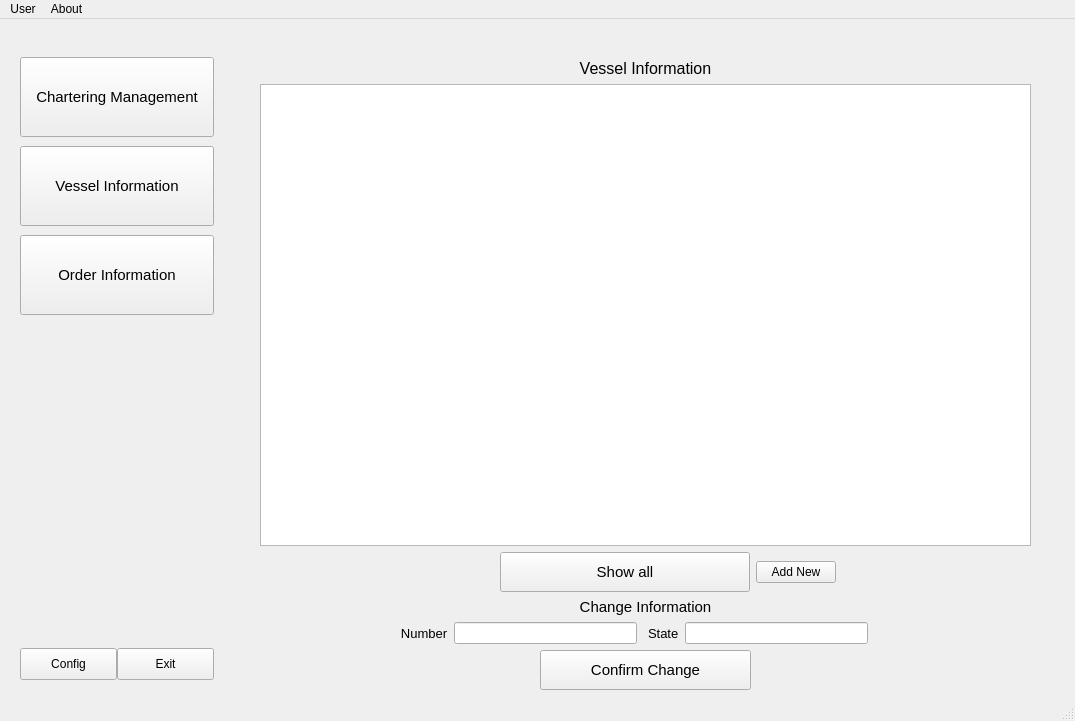
<?xml version="1.0" encoding="UTF-8"?>
<ui version="4.0">
 <class>MainWindow</class>
 <widget class="QMainWindow" name="MainWindow">
  <property name="geometry">
   <rect>
    <x>0</x>
    <y>0</y>
    <width>1075</width>
    <height>721</height>
   </rect>
  </property>
  <property name="windowTitle">
   <string>MainWindow</string>
  </property>
  <widget class="QWidget" name="centralwidget">
   <widget class="QStackedWidget" name="stackedWidget">
    <property name="geometry">
     <rect>
      <x>230</x>
      <y>20</y>
      <width>841</width>
      <height>651</height>
     </rect>
    </property>
    <property name="currentIndex">
     <number>1</number>
    </property>
    <widget class="QWidget" name="page">
     <widget class="QWidget" name="verticalLayoutWidget_2">
      <property name="geometry">
       <rect>
        <x>0</x>
        <y>0</y>
        <width>841</width>
        <height>651</height>
       </rect>
      </property>
      <layout class="QVBoxLayout" name="verticalLayout_2">
       <item>
        <widget class="QLabel" name="label">
         <property name="font">
          <font>
           <pointsize>12</pointsize>
          </font>
         </property>
         <property name="text">
          <string>Available vessels</string>
         </property>
         <property name="alignment">
          <set>Qt::AlignCenter</set>
         </property>
        </widget>
       </item>
       <item>
        <widget class="QScrollArea" name="scrollArea">
         <property name="styleSheet">
          <string notr="true">margin-left:20px;margin-right:20px;</string>
         </property>
         <property name="widgetResizable">
          <bool>true</bool>
         </property>
         <widget class="QWidget" name="scrollAreaWidgetContents">
          <property name="geometry">
           <rect>
            <x>0</x>
            <y>0</y>
            <width>797</width>
            <height>472</height>
           </rect>
          </property>
         </widget>
        </widget>
       </item>
       <item>
        <widget class="QLabel" name="rent_return_label">
         <property name="font">
          <font>
           <pointsize>12</pointsize>
          </font>
         </property>
         <property name="text">
          <string>    Rent/Return</string>
         </property>
         <property name="alignment">
          <set>Qt::AlignCenter</set>
         </property>
        </widget>
       </item>
       <item>
        <layout class="QHBoxLayout" name="horizontalLayout_2">
         <item>
          <spacer name="horizontalSpacer">
           <property name="orientation">
            <enum>Qt::Horizontal</enum>
           </property>
           <property name="sizeHint" stdset="0">
            <size>
             <width>40</width>
             <height>20</height>
            </size>
           </property>
          </spacer>
         </item>
         <item>
          <widget class="QLabel" name="number_label">
           <property name="font">
            <font>
             <pointsize>10</pointsize>
             <weight>75</weight>
             <bold>true</bold>
            </font>
           </property>
           <property name="styleSheet">
            <string notr="true">margin-left:4px;</string>
           </property>
           <property name="text">
            <string>Number</string>
           </property>
          </widget>
         </item>
         <item>
          <widget class="QLineEdit" name="lineEdit">
           <property name="styleSheet">
            <string notr="true">margin-right:4px;</string>
           </property>
          </widget>
         </item>
         <item>
          <spacer name="horizontalSpacer_2">
           <property name="orientation">
            <enum>Qt::Horizontal</enum>
           </property>
           <property name="sizeHint" stdset="0">
            <size>
             <width>40</width>
             <height>20</height>
            </size>
           </property>
          </spacer>
         </item>
        </layout>
       </item>
       <item>
        <layout class="QHBoxLayout" name="horizontalLayout_3">
         <property name="spacing">
          <number>0</number>
         </property>
         <item>
          <spacer name="horizontalSpacer_3">
           <property name="orientation">
            <enum>Qt::Horizontal</enum>
           </property>
           <property name="sizeHint" stdset="0">
            <size>
             <width>40</width>
             <height>20</height>
            </size>
           </property>
          </spacer>
         </item>
         <item>
          <widget class="QPushButton" name="rent_btn">
           <property name="sizePolicy">
            <sizepolicy hsizetype="Fixed" vsizetype="Preferred">
             <horstretch>0</horstretch>
             <verstretch>0</verstretch>
            </sizepolicy>
           </property>
           <property name="minimumSize">
            <size>
             <width>80</width>
             <height>40</height>
            </size>
           </property>
           <property name="font">
            <font>
             <pointsize>10</pointsize>
            </font>
           </property>
           <property name="styleSheet">
            <string notr="true">margin-top:4px;margin-bottom:4px;</string>
           </property>
           <property name="text">
            <string>Rent</string>
           </property>
          </widget>
         </item>
         <item>
          <spacer name="horizontalSpacer_5">
           <property name="orientation">
            <enum>Qt::Horizontal</enum>
           </property>
           <property name="sizeType">
            <enum>QSizePolicy::Fixed</enum>
           </property>
           <property name="sizeHint" stdset="0">
            <size>
             <width>40</width>
             <height>20</height>
            </size>
           </property>
          </spacer>
         </item>
         <item>
          <widget class="QPushButton" name="return_btn">
           <property name="sizePolicy">
            <sizepolicy hsizetype="Fixed" vsizetype="Preferred">
             <horstretch>0</horstretch>
             <verstretch>0</verstretch>
            </sizepolicy>
           </property>
           <property name="minimumSize">
            <size>
             <width>80</width>
             <height>40</height>
            </size>
           </property>
           <property name="font">
            <font>
             <pointsize>10</pointsize>
            </font>
           </property>
           <property name="styleSheet">
            <string notr="true">margin-top:4px;margin-bottom:4px;</string>
           </property>
           <property name="text">
            <string>Return</string>
           </property>
          </widget>
         </item>
         <item>
          <spacer name="horizontalSpacer_4">
           <property name="orientation">
            <enum>Qt::Horizontal</enum>
           </property>
           <property name="sizeHint" stdset="0">
            <size>
             <width>40</width>
             <height>20</height>
            </size>
           </property>
          </spacer>
         </item>
        </layout>
       </item>
      </layout>
     </widget>
    </widget>
    <widget class="QWidget" name="page_2">
     <widget class="QWidget" name="verticalLayoutWidget_3">
      <property name="geometry">
       <rect>
        <x>10</x>
        <y>10</y>
        <width>811</width>
        <height>641</height>
       </rect>
      </property>
      <layout class="QVBoxLayout" name="verticalLayout_3">
       <item>
        <widget class="QLabel" name="label_6">
         <property name="font">
          <font>
           <pointsize>12</pointsize>
          </font>
         </property>
         <property name="styleSheet">
          <string notr="true">margin-top:10px</string>
         </property>
         <property name="text">
          <string>Vessel Information</string>
         </property>
         <property name="alignment">
          <set>Qt::AlignCenter</set>
         </property>
        </widget>
       </item>
       <item>
        <widget class="QTextEdit" name="textEdit">
         <property name="styleSheet">
          <string notr="true">margin-left:20px;margin-right:20px</string>
         </property>
        </widget>
       </item>
       <item>
        <layout class="QHBoxLayout" name="horizontalLayout_6">
         <item>
          <spacer name="horizontalSpacer_13">
           <property name="orientation">
            <enum>Qt::Horizontal</enum>
           </property>
           <property name="sizeType">
            <enum>QSizePolicy::Fixed</enum>
           </property>
           <property name="sizeHint" stdset="0">
            <size>
             <width>260</width>
             <height>20</height>
            </size>
           </property>
          </spacer>
         </item>
         <item>
          <widget class="QPushButton" name="vessel_show_btn">
           <property name="sizePolicy">
            <sizepolicy hsizetype="Minimum" vsizetype="Fixed">
             <horstretch>0</horstretch>
             <verstretch>0</verstretch>
            </sizepolicy>
           </property>
           <property name="minimumSize">
            <size>
             <width>250</width>
             <height>40</height>
            </size>
           </property>
           <property name="font">
            <font>
             <pointsize>11</pointsize>
            </font>
           </property>
           <property name="styleSheet">
            <string notr="true"/>
           </property>
           <property name="text">
            <string>Show all</string>
           </property>
          </widget>
         </item>
         <item>
          <widget class="QPushButton" name="add_new_btn">
           <property name="text">
            <string>Add New</string>
           </property>
          </widget>
         </item>
         <item>
          <spacer name="horizontalSpacer_14">
           <property name="orientation">
            <enum>Qt::Horizontal</enum>
           </property>
           <property name="sizeHint" stdset="0">
            <size>
             <width>40</width>
             <height>20</height>
            </size>
           </property>
          </spacer>
         </item>
        </layout>
       </item>
       <item>
        <widget class="QLabel" name="label_3">
         <property name="font">
          <font>
           <pointsize>11</pointsize>
          </font>
         </property>
         <property name="text">
          <string>Change Information</string>
         </property>
         <property name="alignment">
          <set>Qt::AlignCenter</set>
         </property>
        </widget>
       </item>
       <item>
        <layout class="QHBoxLayout" name="horizontalLayout_4">
         <item>
          <spacer name="horizontalSpacer_9">
           <property name="orientation">
            <enum>Qt::Horizontal</enum>
           </property>
           <property name="sizeType">
            <enum>QSizePolicy::Fixed</enum>
           </property>
           <property name="sizeHint" stdset="0">
            <size>
             <width>160</width>
             <height>20</height>
            </size>
           </property>
          </spacer>
         </item>
         <item>
          <widget class="QLabel" name="label_4">
           <property name="font">
            <font>
             <pointsize>10</pointsize>
            </font>
           </property>
           <property name="styleSheet">
            <string notr="true"/>
           </property>
           <property name="text">
            <string>Number</string>
           </property>
           <property name="alignment">
            <set>Qt::AlignCenter</set>
           </property>
          </widget>
         </item>
         <item>
          <widget class="QLineEdit" name="lineEdit_2">
           <property name="styleSheet">
            <string notr="true"/>
           </property>
          </widget>
         </item>
         <item>
          <spacer name="horizontalSpacer_7">
           <property name="orientation">
            <enum>Qt::Horizontal</enum>
           </property>
           <property name="sizeType">
            <enum>QSizePolicy::Fixed</enum>
           </property>
           <property name="sizeHint" stdset="0">
            <size>
             <width>5</width>
             <height>20</height>
            </size>
           </property>
          </spacer>
         </item>
         <item>
          <widget class="QLabel" name="label_5">
           <property name="font">
            <font>
             <pointsize>10</pointsize>
            </font>
           </property>
           <property name="text">
            <string>State</string>
           </property>
          </widget>
         </item>
         <item>
          <widget class="QLineEdit" name="lineEdit_3">
           <property name="styleSheet">
            <string notr="true"/>
           </property>
          </widget>
         </item>
         <item>
          <spacer name="horizontalSpacer_8">
           <property name="orientation">
            <enum>Qt::Horizontal</enum>
           </property>
           <property name="sizeHint" stdset="0">
            <size>
             <width>40</width>
             <height>20</height>
            </size>
           </property>
          </spacer>
         </item>
        </layout>
       </item>
       <item>
        <widget class="QPushButton" name="pushButton_2">
         <property name="minimumSize">
          <size>
           <width>0</width>
           <height>40</height>
          </size>
         </property>
         <property name="font">
          <font>
           <pointsize>11</pointsize>
          </font>
         </property>
         <property name="styleSheet">
          <string notr="true">margin-left: 300px;margin-right: 300px;</string>
         </property>
         <property name="text">
          <string>Confirm Change</string>
         </property>
        </widget>
       </item>
      </layout>
     </widget>
    </widget>
    <widget class="QWidget" name="page_3">
     <widget class="QWidget" name="verticalLayoutWidget_4">
      <property name="geometry">
       <rect>
        <x>0</x>
        <y>10</y>
        <width>811</width>
        <height>641</height>
       </rect>
      </property>
      <layout class="QVBoxLayout" name="verticalLayout_4">
       <item>
        <widget class="QLabel" name="label_7">
         <property name="font">
          <font>
           <pointsize>12</pointsize>
          </font>
         </property>
         <property name="styleSheet">
          <string notr="true">margin-top:10px</string>
         </property>
         <property name="text">
          <string>Order Information</string>
         </property>
         <property name="alignment">
          <set>Qt::AlignCenter</set>
         </property>
        </widget>
       </item>
       <item>
        <widget class="QTextEdit" name="textEdit_2">
         <property name="styleSheet">
          <string notr="true">margin-left:20px;margin-right:20px</string>
         </property>
        </widget>
       </item>
       <item>
        <layout class="QHBoxLayout" name="horizontalLayout_7">
         <item>
          <spacer name="horizontalSpacer_11">
           <property name="orientation">
            <enum>Qt::Horizontal</enum>
           </property>
           <property name="sizeType">
            <enum>QSizePolicy::Fixed</enum>
           </property>
           <property name="sizeHint" stdset="0">
            <size>
             <width>295</width>
             <height>20</height>
            </size>
           </property>
          </spacer>
         </item>
         <item>
          <widget class="QPushButton" name="pushButton_3">
           <property name="sizePolicy">
            <sizepolicy hsizetype="Fixed" vsizetype="Fixed">
             <horstretch>0</horstretch>
             <verstretch>0</verstretch>
            </sizepolicy>
           </property>
           <property name="minimumSize">
            <size>
             <width>205</width>
             <height>40</height>
            </size>
           </property>
           <property name="font">
            <font>
             <pointsize>11</pointsize>
            </font>
           </property>
           <property name="styleSheet">
            <string notr="true"/>
           </property>
           <property name="text">
            <string>Show all</string>
           </property>
          </widget>
         </item>
         <item>
          <widget class="QCheckBox" name="checkBox">
           <property name="font">
            <font>
             <pointsize>10</pointsize>
            </font>
           </property>
           <property name="text">
            <string>AM/PM</string>
           </property>
          </widget>
         </item>
         <item>
          <spacer name="horizontalSpacer_12">
           <property name="orientation">
            <enum>Qt::Horizontal</enum>
           </property>
           <property name="sizeHint" stdset="0">
            <size>
             <width>40</width>
             <height>20</height>
            </size>
           </property>
          </spacer>
         </item>
        </layout>
       </item>
       <item>
        <widget class="QLabel" name="label_8">
         <property name="font">
          <font>
           <pointsize>11</pointsize>
          </font>
         </property>
         <property name="text">
          <string>Select Specific Order</string>
         </property>
         <property name="alignment">
          <set>Qt::AlignCenter</set>
         </property>
        </widget>
       </item>
       <item>
        <layout class="QHBoxLayout" name="horizontalLayout_5">
         <item>
          <spacer name="horizontalSpacer_10">
           <property name="orientation">
            <enum>Qt::Horizontal</enum>
           </property>
           <property name="sizeType">
            <enum>QSizePolicy::Fixed</enum>
           </property>
           <property name="sizeHint" stdset="0">
            <size>
             <width>170</width>
             <height>20</height>
            </size>
           </property>
          </spacer>
         </item>
         <item>
          <widget class="QComboBox" name="comboBox">
           <property name="sizePolicy">
            <sizepolicy hsizetype="Fixed" vsizetype="Fixed">
             <horstretch>0</horstretch>
             <verstretch>0</verstretch>
            </sizepolicy>
           </property>
           <property name="minimumSize">
            <size>
             <width>80</width>
             <height>0</height>
            </size>
           </property>
           <item>
            <property name="text">
             <string>Order ID</string>
            </property>
           </item>
           <item>
            <property name="text">
             <string>Order State</string>
            </property>
           </item>
           <item>
            <property name="text">
             <string>Vessel State</string>
            </property>
           </item>
          </widget>
         </item>
         <item>
          <widget class="QLineEdit" name="lineEdit_4">
           <property name="styleSheet">
            <string notr="true"/>
           </property>
          </widget>
         </item>
         <item>
          <spacer name="horizontalSpacer_6">
           <property name="orientation">
            <enum>Qt::Horizontal</enum>
           </property>
           <property name="sizeHint" stdset="0">
            <size>
             <width>40</width>
             <height>20</height>
            </size>
           </property>
          </spacer>
         </item>
        </layout>
       </item>
       <item>
        <widget class="QPushButton" name="pushButton_4">
         <property name="minimumSize">
          <size>
           <width>0</width>
           <height>40</height>
          </size>
         </property>
         <property name="font">
          <font>
           <pointsize>11</pointsize>
          </font>
         </property>
         <property name="styleSheet">
          <string notr="true">margin-left: 300px;margin-right: 300px;</string>
         </property>
         <property name="text">
          <string>Select</string>
         </property>
        </widget>
       </item>
      </layout>
     </widget>
    </widget>
   </widget>
   <widget class="QWidget" name="verticalLayoutWidget">
    <property name="geometry">
     <rect>
      <x>20</x>
      <y>20</y>
      <width>194</width>
      <height>651</height>
     </rect>
    </property>
    <layout class="QVBoxLayout" name="verticalLayout">
     <item>
      <spacer name="verticalSpacer_2">
       <property name="orientation">
        <enum>Qt::Vertical</enum>
       </property>
       <property name="sizeType">
        <enum>QSizePolicy::Fixed</enum>
       </property>
       <property name="sizeHint" stdset="0">
        <size>
         <width>20</width>
         <height>15</height>
        </size>
       </property>
      </spacer>
     </item>
     <item>
      <widget class="QPushButton" name="charter_btn">
       <property name="sizePolicy">
        <sizepolicy hsizetype="Preferred" vsizetype="Fixed">
         <horstretch>0</horstretch>
         <verstretch>0</verstretch>
        </sizepolicy>
       </property>
       <property name="minimumSize">
        <size>
         <width>0</width>
         <height>80</height>
        </size>
       </property>
       <property name="font">
        <font>
         <pointsize>11</pointsize>
        </font>
       </property>
       <property name="text">
        <string>Chartering Management</string>
       </property>
      </widget>
     </item>
     <item>
      <widget class="QPushButton" name="vessel_btn">
       <property name="sizePolicy">
        <sizepolicy hsizetype="Preferred" vsizetype="Fixed">
         <horstretch>0</horstretch>
         <verstretch>0</verstretch>
        </sizepolicy>
       </property>
       <property name="minimumSize">
        <size>
         <width>0</width>
         <height>80</height>
        </size>
       </property>
       <property name="font">
        <font>
         <pointsize>11</pointsize>
        </font>
       </property>
       <property name="text">
        <string>Vessel Information</string>
       </property>
      </widget>
     </item>
     <item>
      <widget class="QPushButton" name="order_btn">
       <property name="sizePolicy">
        <sizepolicy hsizetype="Preferred" vsizetype="Fixed">
         <horstretch>0</horstretch>
         <verstretch>0</verstretch>
        </sizepolicy>
       </property>
       <property name="minimumSize">
        <size>
         <width>0</width>
         <height>80</height>
        </size>
       </property>
       <property name="font">
        <font>
         <pointsize>11</pointsize>
        </font>
       </property>
       <property name="text">
        <string>Order Information</string>
       </property>
      </widget>
     </item>
     <item>
      <spacer name="verticalSpacer">
       <property name="orientation">
        <enum>Qt::Vertical</enum>
       </property>
       <property name="sizeType">
        <enum>QSizePolicy::Fixed</enum>
       </property>
       <property name="sizeHint" stdset="0">
        <size>
         <width>20</width>
         <height>320</height>
        </size>
       </property>
      </spacer>
     </item>
     <item>
      <layout class="QHBoxLayout" name="horizontalLayout">
       <property name="spacing">
        <number>0</number>
       </property>
       <item>
        <widget class="QPushButton" name="config_btn">
         <property name="minimumSize">
          <size>
           <width>0</width>
           <height>40</height>
          </size>
         </property>
         <property name="styleSheet">
          <string notr="true">margin-top:4px;margin-bottom:4px;</string>
         </property>
         <property name="text">
          <string>Config</string>
         </property>
        </widget>
       </item>
       <item>
        <widget class="QPushButton" name="exit_btn">
         <property name="minimumSize">
          <size>
           <width>0</width>
           <height>40</height>
          </size>
         </property>
         <property name="styleSheet">
          <string notr="true">margin-top:4px;margin-bottom:4px;</string>
         </property>
         <property name="text">
          <string>Exit</string>
         </property>
        </widget>
       </item>
      </layout>
     </item>
    </layout>
   </widget>
  </widget>
  <widget class="QStatusBar" name="statusbar">
   <property name="statusTip">
    <string/>
   </property>
  </widget>
  <widget class="QMenuBar" name="menuBar">
   <property name="geometry">
    <rect>
     <x>0</x>
     <y>0</y>
     <width>1075</width>
     <height>27</height>
    </rect>
   </property>
   <widget class="QMenu" name="menuUser">
    <property name="title">
     <string>User</string>
    </property>
    <addaction name="actionName"/>
    <addaction name="actionExit"/>
   </widget>
   <widget class="QMenu" name="menuAbout">
    <property name="title">
     <string>About</string>
    </property>
   </widget>
   <addaction name="menuUser"/>
   <addaction name="menuAbout"/>
  </widget>
  <action name="actionName">
   <property name="text">
    <string>Log out</string>
   </property>
  </action>
  <action name="actionExit">
   <property name="text">
    <string>Exit</string>
   </property>
  </action>
 </widget>
 <resources/>
 <connections/>
</ui>
